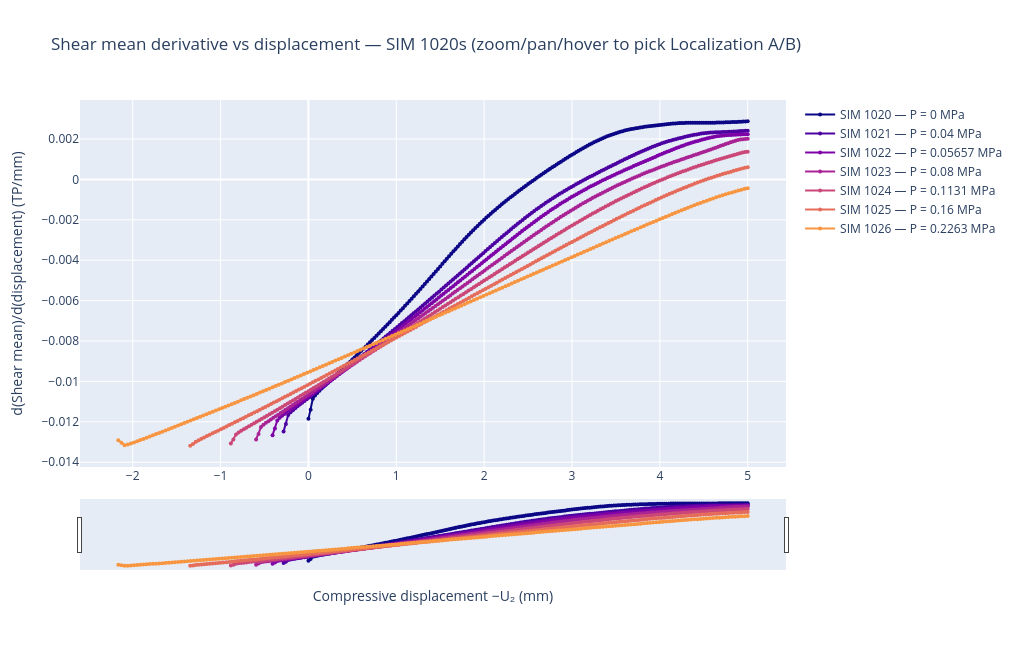

Notebook cell for this chart:
### Markdown cell above
## Plot 3b — d(Shear mean)/d(displacement) vs displacement

### Code cell
import plotly.graph_objects as go

fig = go.Figure()
cmap = plt.get_cmap('plasma', len(SIMS))

for idx, sim in enumerate(SIMS):
    a2   = load_pkl(os.path.join(RESULTS_DIR, f'DATA_PICK_{sim}_A2.pkl'))
    tp2l = load_pkl(os.path.join(RESULTS_DIR, f'DATA_PICK_{sim}_TP2_L.pkl'))
    if a2 is None or tp2l is None:
        del a2, tp2l
        continue
    displ      = -np.array(a2['U2']['PERN-9999997'])
    shear_mean = np.array(tp2l['shear_mean'])
    del a2, tp2l

    dshear_dd = np.gradient(shear_mean, displ)
    r, g, b, _ = cmap(idx)
    color = f'rgb({int(r*255)},{int(g*255)},{int(b*255)})'

    fig.add_trace(go.Scatter(
        x=displ, y=dshear_dd, mode='lines+markers',
        marker=dict(size=4), line=dict(color=color),
        name=f'SIM {sim} — P = {PRESSURES[sim]:.4g} MPa',
        hovertemplate='SIM %{text}<br>displ = %{x:.4f} mm<br>d(shear)/d(displ) = %{y:.5f}<extra></extra>',
        text=[str(sim)] * len(displ),
    ))

fig.update_layout(
    title='Shear mean derivative vs displacement — SIM 1020s (zoom/pan/hover to pick Localization A/B)',
    xaxis_title='Compressive displacement −U₂ (mm)',
    yaxis_title='d(Shear mean)/d(displacement) (TP/mm)',
    width=1020, height=650,
    hovermode='closest',
)
fig.update_xaxes(rangeslider_visible=True)
fig.show()

### Figure 1 — Plotly figure (JSON) as saved in the notebook; plotly's stock layout.template omitted (floating-point values rounded to 4 significant figures; data arrays with more than 128 entries replaced by an {"elided": "..."} marker saying what was removed)
{"data": [{"hovertemplate": "SIM %{text}<br>displ = %{x:.4f} mm<br>d(shear)/d(displ) = %{y:.5f}<extra></extra>", "line": {"color": "rgb(12,7,134)"}, "marker": {"size": 4}, "mode": "lines+markers", "name": "SIM 1020 — P = 0 MPa", "text": {"elided": "201 str values"}, "type": "scatter", "x": {"elided": "201 float values"}, "y": {"elided": "201 float values"}}, {"hovertemplate": "SIM %{text}<br>displ = %{x:.4f} mm<br>d(shear)/d(displ) = %{y:.5f}<extra></extra>", "line": {"color": "rgb(76,2,161)"}, "marker": {"size": 4}, "mode": "lines+markers", "name": "SIM 1021 — P = 0.04 MPa", "text": {"elided": "201 str values"}, "type": "scatter", "x": {"elided": "201 float values"}, "y": {"elided": "201 float values"}}, {"hovertemplate": "SIM %{text}<br>displ = %{x:.4f} mm<br>d(shear)/d(displ) = %{y:.5f}<extra></extra>", "line": {"color": "rgb(126,3,167)"}, "marker": {"size": 4}, "mode": "lines+markers", "name": "SIM 1022 — P = 0.05657 MPa", "text": {"elided": "201 str values"}, "type": "scatter", "x": {"elided": "201 float values"}, "y": {"elided": "201 float values"}}, {"hovertemplate": "SIM %{text}<br>displ = %{x:.4f} mm<br>d(shear)/d(displ) = %{y:.5f}<extra></extra>", "line": {"color": "rgb(169,35,149)"}, "marker": {"size": 4}, "mode": "lines+markers", "name": "SIM 1023 — P = 0.08 MPa", "text": {"elided": "201 str values"}, "type": "scatter", "x": {"elided": "201 float values"}, "y": {"elided": "201 float values"}}, {"hovertemplate": "SIM %{text}<br>displ = %{x:.4f} mm<br>d(shear)/d(displ) = %{y:.5f}<extra></extra>", "line": {"color": "rgb(203,71,119)"}, "marker": {"size": 4}, "mode": "lines+markers", "name": "SIM 1024 — P = 0.1131 MPa", "text": {"elided": "201 str values"}, "type": "scatter", "x": {"elided": "201 float values"}, "y": {"elided": "201 float values"}}, {"hovertemplate": "SIM %{text}<br>displ = %{x:.4f} mm<br>d(shear)/d(displ) = %{y:.5f}<extra></extra>", "line": {"color": "rgb(229,108,91)"}, "marker": {"size": 4}, "mode": "lines+markers", "name": "SIM 1025 — P = 0.16 MPa", "text": {"elided": "201 str values"}, "type": "scatter", "x": {"elided": "201 float values"}, "y": {"elided": "201 float values"}}, {"hovertemplate": "SIM %{text}<br>displ = %{x:.4f} mm<br>d(shear)/d(displ) = %{y:.5f}<extra></extra>", "line": {"color": "rgb(248,149,64)"}, "marker": {"size": 4}, "mode": "lines+markers", "name": "SIM 1026 — P = 0.2263 MPa", "text": {"elided": "201 str values"}, "type": "scatter", "x": {"elided": "201 float values"}, "y": {"elided": "201 float values"}}], "layout": {"height": 650, "hovermode": "closest", "title": {"text": "Shear mean derivative vs displacement — SIM 1020s (zoom/pan/hover to pick Localization A/B)"}, "width": 1020, "xaxis": {"rangeslider": {"visible": true}, "title": {"text": "Compressive displacement −U₂ (mm)"}}, "yaxis": {"title": {"text": "d(Shear mean)/d(displacement) (TP/mm)"}}}}
